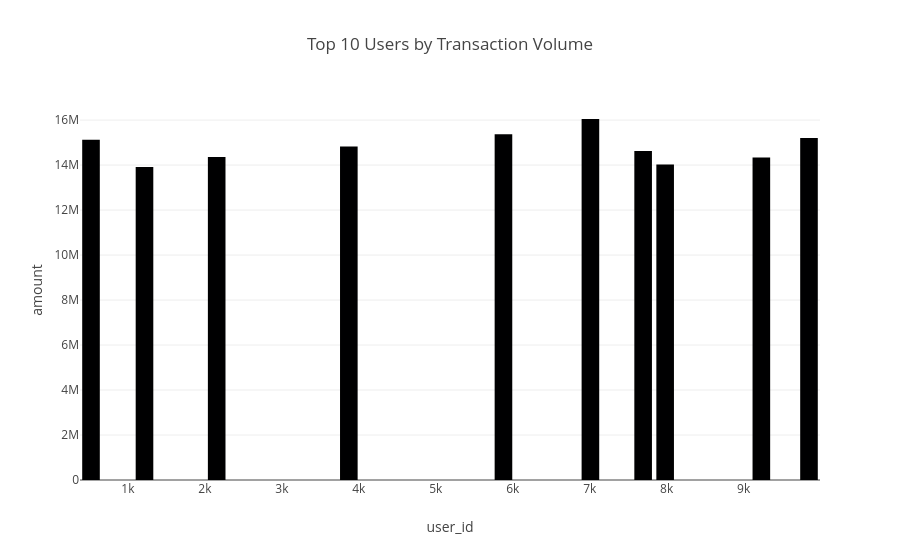

Notebook source saved alongside this figure:
### Code cell
fig = px.bar(
    top_users,
    x='user_id',
    y='amount',
    title='Top 10 Users by Transaction Volume'
)

fig.show()

### Figure 1 — Plotly figure (JSON) as saved in the notebook; plotly's stock layout.template omitted (floating-point values rounded to 4 significant figures)
{"data": [{"hovertemplate": "user_id=%{x}<br>amount=%{y}<extra></extra>", "legendgroup": "", "marker": {"color": "#000001", "pattern": {"shape": ""}}, "name": "", "orientation": "v", "showlegend": false, "textposition": "auto", "type": "bar", "x": [7009, 5879, 9849, 520, 3870, 7694, 2153, 9230, 7980, 1215], "xaxis": "x", "y": [16050000.0, 15380000.0, 15200000.0, 15130000.0, 14830000.0, 14630000.0, 14360000.0, 14330000.0, 14020000.0, 13920000.0], "yaxis": "y"}], "layout": {"barmode": "relative", "legend": {"tracegroupgap": 0}, "title": {"text": "Top 10 Users by Transaction Volume"}, "xaxis": {"anchor": "y", "domain": [0, 1], "title": {"text": "user_id"}}, "yaxis": {"anchor": "x", "domain": [0, 1], "title": {"text": "amount"}}}}
